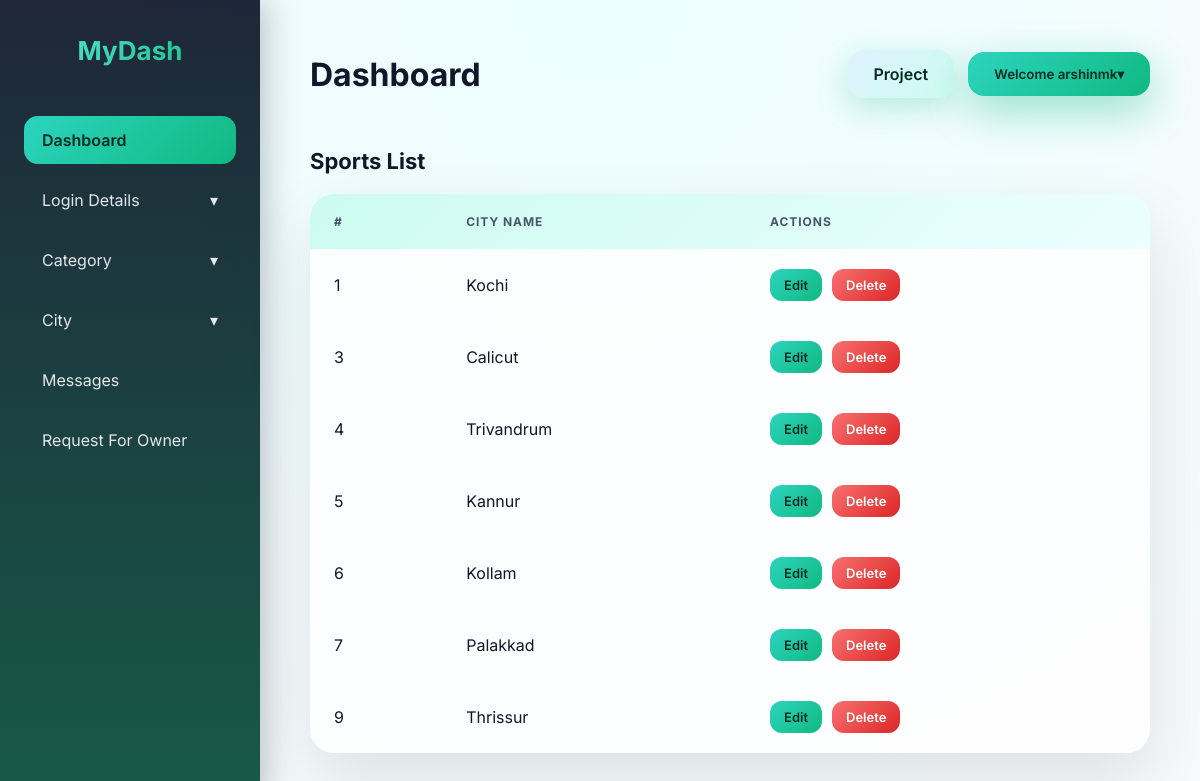
The page /AdminApp/city_details/ (signed in) on the database its author committed.
### AdminApp/models.py (models this page shows)
class User(AbstractUser):
    ROLE_CHOICES = [
        ('user', 'User'),
        ('owner', 'Owner'),
        ('admin', 'Admin')
    ]
    phone_number = models.CharField(max_length=15,null=True,blank=True)
    role = models.CharField(max_length=10, choices=ROLE_CHOICES)

class CityDb(models.Model):
    Cityname=models.CharField(max_length=100)

### AdminApp/decorators.py (the view)
    def wrapper(request, *args, **kwargs):
        if not request.user.is_authenticated:
            messages.error(request, "Please login as admin.")
            return redirect(admin_login)
        if request.user.role != "admin" and not request.user.is_superuser:
            messages.error(request, "You are not authorized to access admin panel.")
            return redirect("home")
        return view_func(request, *args, **kwargs)

### AdminApp/views.py (called while the page is built)
@admin_required
def city_details(request):
    list=CityDb.objects.all()
    return render(request,"City_Details.html",{"list":list})

### AdminApp/templates/City_Details.html (shortened to what this page needs)
{% extends 'Dashboard.html' %}
{% block content %}
<html lang="en">
<head>
</head>
<body>
  <section class="table-section">
  <h2>Sports List</h2>
  <table class="sport-table">
    <thead>
      <tr>
        <th>#</th>
        <th>City Name</th>
        <th>Actions</th>
      </tr>
    </thead>
    <tbody>
    {% for i in list %}
      <tr>
        <td>{{i.id}}</td>
        <td>{{i.Cityname}}</td>
        <td class="actions">
          <a href="{% url 'edit_city' city_id=i.id %}"><button class="btn-edit">Edit</button></a>
          <a href="{% url 'city_delete' city_id=i.id %}"><button class="btn-delete">Delete</button></a>
        </td>
      </tr>
    {% endfor %}
    </tbody>
  </table>
</section>
</body>
</html>
{% endblock %}

### AdminApp/templates/Dashboard.html (shortened to what this page needs)
<!DOCTYPE html>
{% load static %}
<html lang="en">
<head>
  <link rel="stylesheet" href="{% static 'dash/css/style.css' %}">
</head>
<body>
  <div class="dashboard">
    <aside class="sidebar">
      <h2 class="logo">MyDash</h2>
      <nav>
        <ul class="menu">
          <a href="{% url 'dashboard' %}" ><li class="menu-item active">Dashboard</li></a>
          <li class="menu-item has-dropdown">
            <div class="dropdown-toggle">
              Login Details
              <span class="arrow">▾</span>
            </div>
          </li>
          <li class="menu-item has-dropdown">
            <div class="dropdown-toggle">
              Category
              <span class="arrow">▾</span>
            </div>
          </li>
          <li class="menu-item has-dropdown">
            <div class="dropdown-toggle">
              City
              <span class="arrow">▾</span>
            </div>
          </li>
          <li class="menu-item has-dropdown">
            <a href="{% url 'message_details' %}">
              <div class="dropdown-toggle">
              Messages
            </div>
            </a>
          </li>
          <li class="menu-item has-dropdown">
            <a href="{% url 'request_for_owner' %}">
              <div class="dropdown-toggle">
              Request For Owner
            </div>
            </a>
          </li>
        </ul>
      </nav>
    </aside>
    <main class="main">
<header class="header">
  <h1>Dashboard</h1>
  <div class="header-actions">
    <a href="{% url 'home' %}" class="btn btn-soft">Project</a>
    <div class="btn-dropdown">
      <button class="btn dropdown-btn">
        Welcome {{request.user.username}}<span class="arrow">▾</span>
      </button>
    </div>
  </div>
</header>
      {% block content %}{% endblock %}
</body>
</html>

### AdminApp/static/dash/css/style.css (style rules this page uses)
* { margin: 0; padding: 0; box-sizing: border-box; font-family: "Inter", system-ui, sans-serif; }
body { background: radial-gradient(circle at top, #ecfeff, #f8fafc); color: #0f172a; }
.dashboard { display: flex; min-height: 100vh; }
.sidebar { width: 260px; background: linear-gradient(180deg, #0f172aee, #064e3bee); backdrop-filter: blur(8px); color: #e5e7eb; padding: 35px 24px; box-shadow: 6px 0 30px rgba(15, 23, 42, 0.25); }
.sidebar a { text-decoration: none; color: inherit; display: block; }
.logo { font-size: 26px; font-weight: 700; margin-bottom: 50px; text-align: center; background: linear-gradient(135deg, #5eead4, #10b981); -webkit-background-clip: text; color: transparent; }
.menu { list-style: none; }
.menu-item { padding: 14px 18px; border-radius: 14px; margin-bottom: 12px; cursor: pointer; transition: all 0.3s ease; }
.menu-item.active { background: linear-gradient(135deg, #2dd4bf, #10b981); color: #022c22; font-weight: 600; }
.dropdown-toggle { display: flex; justify-content: space-between; align-items: center; }
.arrow { transition: transform 0.3s ease; }
.main { flex: 1; padding: 50px; }
.header { display: flex; justify-content: space-between; align-items: center; margin-bottom: 50px; }
.header h1 { font-size: 32px; font-weight: 700; }
.btn { padding: 14px 26px; border: none; border-radius: 16px; font-weight: 600; cursor: pointer; background: linear-gradient(135deg, #2dd4bf, #10b981); color: #022c22; box-shadow: 0 15px 40px rgba(16,185,129,0.4); transition: all 0.25s ease; }
.table-section h2 { margin-bottom: 20px; font-size: 22px; }
table { width: 100%; border-spacing: 0; background: rgba(255,255,255,0.85); border-radius: 24px; overflow: hidden; box-shadow: 0 30px 70px rgba(0,0,0,0.1); }
thead { background: linear-gradient(135deg, #ccfbf1, #ecfeff); }
th, td { padding: 20px 24px; text-align: left; }
th { font-size: 12px; letter-spacing: 0.08em; text-transform: uppercase; color: #475569; }
.actions { display: flex; gap: 10px; }
.btn-edit, .btn-delete { padding: 8px 14px; border-radius: 12px; border: none; font-size: 13px; font-weight: 600; cursor: pointer; transition: all 0.25s ease; }
.btn-edit { background: linear-gradient(135deg, #2dd4bf, #10b981); color: #022c22; }
.btn-delete { background: linear-gradient(135deg, #f87171, #dc2626); color: #ffffff; }

### AdminApp/templates/Dashboard.html (style rules this page uses)
.header-actions { display: flex; gap: 14px; align-items: center; }
.btn-soft { background: linear-gradient(135deg, #e0f2fe, #ccfbf1); color: #022c22; box-shadow: 0 10px 30px rgba(16,185,129,0.25); text-decoration:none }
.btn-dropdown { position: relative; }
.btn-dropdown { position: relative; z-index: 1000; }

### rows shown on the page
User: user.username "arshinmk"
CityDb: id "1", Cityname "Kochi"
CityDb: id "3", Cityname "Calicut"
CityDb: id "4", Cityname "Trivandrum"
CityDb: id "5", Cityname "Kannur"
CityDb: id "6", Cityname "Kollam"
CityDb: id "7", Cityname "Palakkad"
CityDb: id "9", Cityname "Thrissur"
